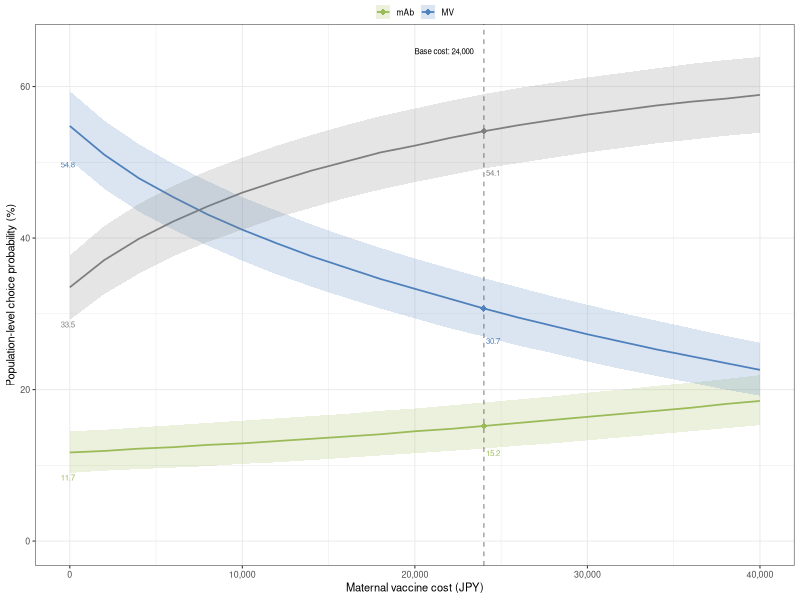
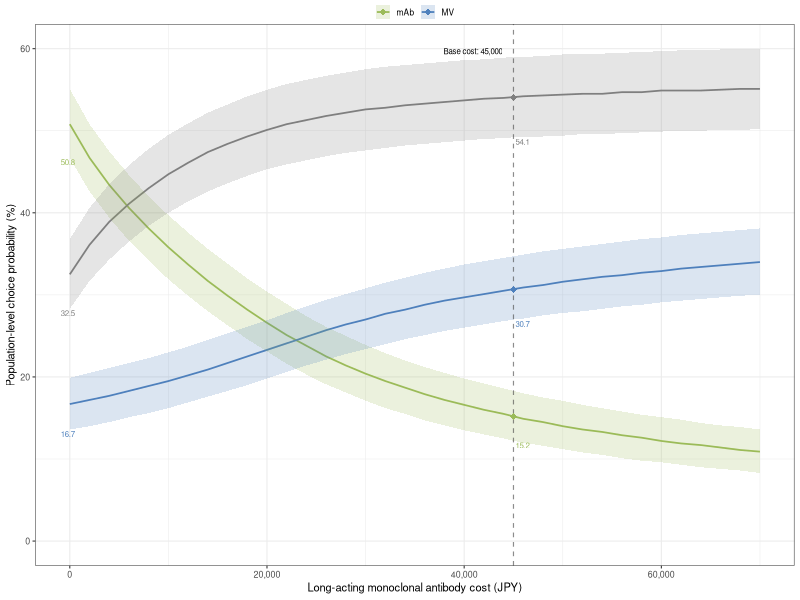

Reproduce these figures in R, in order.
# ===========================================================================
# Title: 24_plot_choiceProb.r
# Date: 2026-10-28
# ===========================================================================

# ------------------------------------------------------------------------
# SECTION 1: Load library
# ------------------------------------------------------------------------

# Load packages
library(here)
library(dplyr)
library(ggplot2)

# ------------------------------------------------------------------------
# SECTION 2: Load results from Monte Carlo simulations
# ------------------------------------------------------------------------

df_mv <- read.csv(here("data", "calc_choiceProb_mvCost_results.csv"))

df_mab <- read.csv(here("data", "calc_choiceProb_mabCost_results.csv"))

# ------------------------------------------------------------------------
# SECTION 3: Transform data for plotting
# ------------------------------------------------------------------------

# Format cost & probabilities
df_mv_plot <- df_mv %>%
    mutate(
        Cost = Cost * 100000, # Convert to JPY
        across(Mean:Upper_UI, ~ .x * 100) # Convert to %
    )
df_mab_plot <- df_mab %>%
    mutate(
        Cost = Cost * 100000, # Convert to JPY
        across(Mean:Upper_UI, ~ .x * 100) # Convert to %
    )

# Normalize mean probabilities to sum to 100%
norm_meanProb <- function(df) {
    df %>%
        group_by(Cost) %>%
        mutate(
            Mean = {
                raw_mean <- Mean / sum(Mean) * 100
                rounded_mean <- round(raw_mean, 1)
                correction <- round(100 - sum(rounded_mean), 1)
                rounded_mean[which.max(raw_mean)] <-
                    rounded_mean[which.max(raw_mean)] + correction
                rounded_mean
            }
        ) %>%
        ungroup() %>%
        mutate(across(Lower_UI:Upper_UI, ~ round(.x, 1)))
}

df_mv_plot <- norm_meanProb(df_mv_plot)
df_mab_plot <- norm_meanProb(df_mab_plot)

# ------------------------------------------------------------------------
# SECTION 4: Plot choice probabilities by product cost
# ------------------------------------------------------------------------

color_manual <- c(
    "MV" = "#4F81BD",
    "mAb" = "#9BBB59",
    "Opt out" = "#C0504D"
)

# Function to plot choice probabilities by product cost
plot_choiceProb <- function(df, base_cost, x_label) {
    # Isolate probabilities for annotation
    prob_c0 <- df[df$Cost == 0, ] # 0 JPY
    prob_base <- df[df$Cost == base_cost, ] # Base cost
    # Add comma separator for plotting
    base_cost_label <- format(base_cost, big.mark = ",")
    # Calculate maximum y-axis value for plotting
    y_max <- ceiling(max(df$Upper_UI) / 5) * 5
    # Plot line plot with uncertainty intervals
    plot <- ggplot(df, aes(x = Cost, y = Mean, color = Alt)) +
        geom_line(linewidth = 0.6) +
        geom_ribbon(
            aes(ymin = Lower_UI, ymax = Upper_UI, fill = Alt),
            alpha = 0.2,
            color = NA
        ) +
        geom_vline(
            xintercept = base_cost,
            linetype = "dashed",
            color = "#404040",
            linewidth = 0.4,
            alpha = 0.6
        ) +
        geom_point(
            data = prob_base,
            aes(x = Cost, y = Mean, color = Alt),
            size = 2,
            shape = 18
        ) +
        geom_text(
            data = prob_c0,
            aes(x = Cost, y = Lower_UI, label = sprintf("%.1f", Mean)),
            vjust = 1.25,
            hjust = 0.65,
            size = 2,
            show.legend = FALSE
        ) +
        geom_text(
            data = prob_base,
            aes(x = Cost, y = Lower_UI, label = sprintf("%.1f", Mean)),
            vjust = 1.25,
            hjust = -0.15,
            size = 2,
            show.legend = FALSE
        ) +
        annotate(
            "text",
            x = base_cost * 0.975,
            y = y_max * 0.995,
            label = paste0("Base cost: ", base_cost_label),
            hjust = 1,
            vjust = 0.5,
            size = 2
        ) +
        labs(
            x = x_label,
            y = "Population-level choice probability (%)"
        ) +
        theme_bw(base_size = 8) +
        theme(
            legend.position = "top",
            legend.margin = margin(t = -1, b = -5),
            legend.key.size = unit(0.4, "cm"),
            legend.title = element_blank(),
            legend.text = element_text(size = 6)
        ) +
        scale_color_manual(values = color_manual) +
        scale_fill_manual(values = color_manual) +
        scale_x_continuous(labels = scales::comma) +
        coord_cartesian(ylim = c(0, y_max))
    # Return plot
    return(plot)
}

# Plot & save figures
choiceProb_mvCost <- plot_choiceProb(
    df_mv_plot,
    base_cost = 24000,
    x_label = "Maternal vaccine cost (JPY)"
)
ggsave(
    here("figs", "choiceProb_mvCost_linePlot.png"),
    plot = choiceProb_mvCost,
    width = 10,
    height = 6,
    units = "cm",
    dpi = 600
)
choiceProb_mabCost <- plot_choiceProb(
    df_mab_plot,
    base_cost = 45000,
    x_label = "Long-acting monoclonal antibody cost (JPY)"
)
ggsave(
    here("figs", "choiceProb_mabCost_linePlot.png"),
    plot = choiceProb_mabCost,
    width = 10,
    height = 6,
    units = "cm",
    dpi = 600
)
cat("\nPlot successfully saved!\n")
